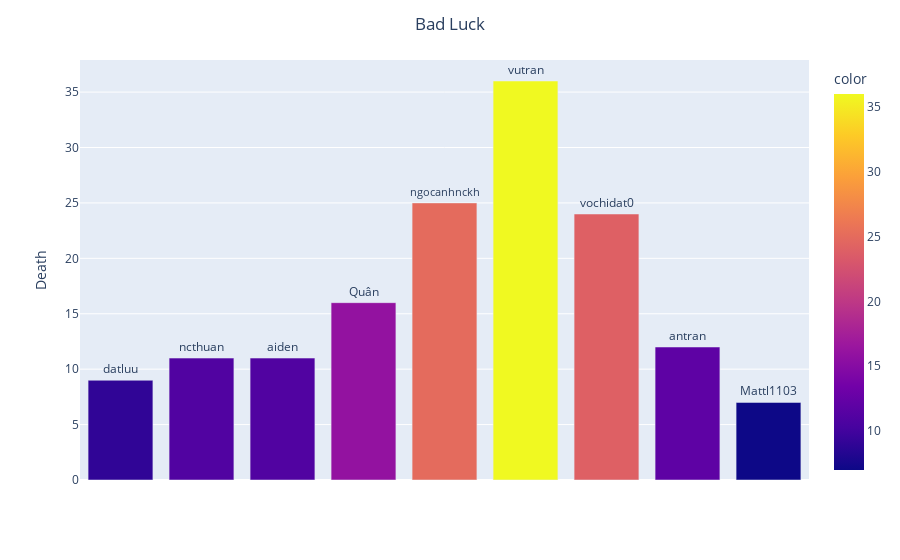

This figure's notebook cell:
### Code cell
most_death = gen_plot(df['Death'])
name = [ i[0] for i in most_death]
kill = [ i[1] for i in most_death]

fig = px.bar(x=name, y=kill, color=kill,text=name,
             labels=dict(x='', y="Death"))

fig.update_traces(textposition='outside')
fig.update_xaxes(showticklabels=False)

fig.update_layout(title_text='Bad Luck', title_x=0.5)
fig.show()

### Figure 1 — Plotly figure (JSON) as saved in the notebook; plotly's stock layout.template omitted (floating-point values rounded to 4 significant figures)
{"data": [{"alignmentgroup": "True", "hovertemplate": "=%{x}<br>Death=%{y}<br>text=%{text}<br>color=%{marker.color}<extra></extra>", "legendgroup": "", "marker": {"color": [9, 11, 11, 16, 25, 36, 24, 12, 7], "coloraxis": "coloraxis"}, "name": "", "offsetgroup": "", "orientation": "v", "showlegend": false, "text": ["datluu", "ncthuan", "aiden", "Quân", "ngocanhnckh", "vutran", "vochidat0", "antran", "Mattl1103"], "textposition": "outside", "type": "bar", "x": ["datluu", "ncthuan", "aiden", "Quân", "ngocanhnckh", "vutran", "vochidat0", "antran", "Mattl1103"], "xaxis": "x", "y": [9, 11, 11, 16, 25, 36, 24, 12, 7], "yaxis": "y"}], "layout": {"barmode": "relative", "coloraxis": {"colorbar": {"title": {"text": "color"}}, "colorscale": [[0, "#0d0887"], [0.1111, "#46039f"], [0.2222, "#7201a8"], [0.3333, "#9c179e"], [0.4444, "#bd3786"], [0.5556, "#d8576b"], [0.6667, "#ed7953"], [0.7778, "#fb9f3a"], [0.8889, "#fdca26"], [1, "#f0f921"]]}, "legend": {"tracegroupgap": 0}, "margin": {"t": 60}, "title": {"text": "Bad Luck", "x": 0.5}, "xaxis": {"anchor": "y", "domain": [0, 1], "showticklabels": false, "title": {"text": ""}}, "yaxis": {"anchor": "x", "domain": [0, 1], "title": {"text": "Death"}}}}
